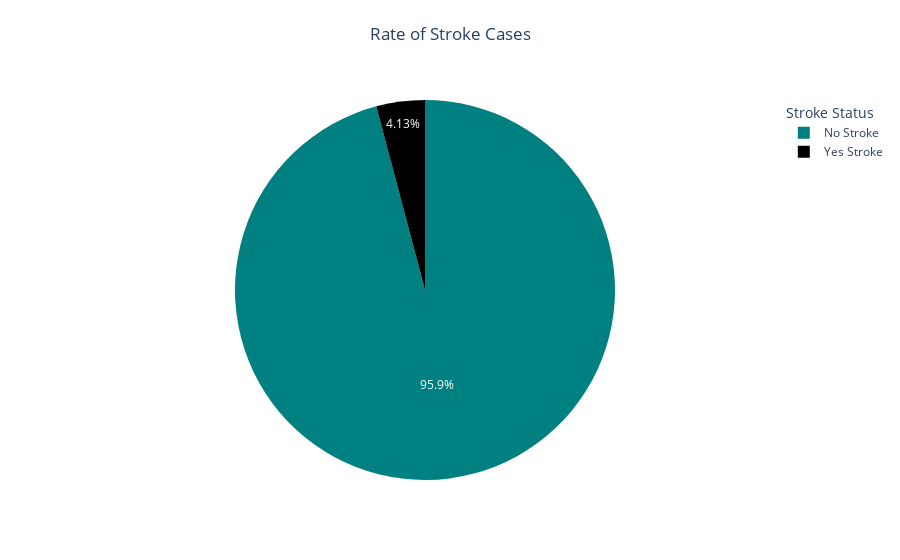

Source (notebook cell):
### Code cell
fig = px.pie(
    stroke_count, values=stroke_count.values, names=['No Stroke', 'Yes Stroke'], 
    title = 'Rate of Stroke Cases', 
    color_discrete_sequence=plot_color)

fig.update_layout(legend_title_text = 'Stroke Status', title_x=0.5, title_y = 0.95)
fig.show()

### Figure 1 — Plotly figure (JSON) as saved in the notebook; plotly's stock layout.template omitted (floating-point values rounded to 4 significant figures)
{"data": [{"domain": {"x": [0, 1], "y": [0, 1]}, "hovertemplate": "label=%{label}<br>value=%{value}<extra></extra>", "labels": ["No Stroke", "Yes Stroke"], "legendgroup": "", "name": "", "showlegend": true, "type": "pie", "values": [14671, 632]}], "layout": {"autosize": true, "legend": {"title": {"text": "Stroke Status"}, "tracegroupgap": 0}, "piecolorway": ["#008080", "black"], "title": {"text": "Rate of Stroke Cases", "x": 0.5, "y": 0.95}}}
